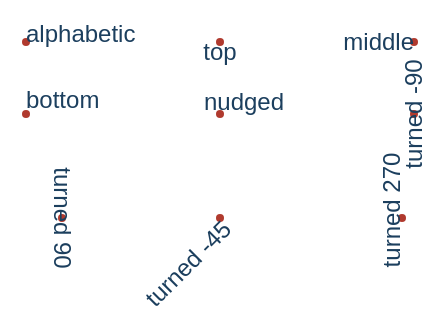

Write the Vega-Lite specification saved for this chart.
### Vega specification from a JSON file in a GitHub repository (floating-point values rounded to 4 significant figures)
{"$schema": "https://vega.github.io/schema/vega/v5.json", "description": "A label against every anchor the reference offers: three alignments, four baselines, a nudge, and a turn. The reference works its own baseline out and folds it into the transform rather than handing SVG a dominant-baseline, so a backend that trusts a font's idea of the baseline puts every label somewhere else.", "background": "white", "padding": 5, "width": 210, "height": 120, "data": [{"name": "labels", "values": [{"t": "alphabetic", "a": "left", "b": "alphabetic", "x": 8, "y": 16, "g": 0, "dx": 0, "dy": 0}, {"t": "top", "a": "center", "b": "top", "x": 105, "y": 16, "g": 0, "dx": 0, "dy": 0}, {"t": "middle", "a": "right", "b": "middle", "x": 202, "y": 16, "g": 0, "dx": 0, "dy": 0}, {"t": "bottom", "a": "left", "b": "bottom", "x": 8, "y": 52, "g": 0, "dx": 0, "dy": 0}, {"t": "nudged", "a": "center", "b": "middle", "x": 105, "y": 52, "g": 0, "dx": 12, "dy": -6}, {"t": "turned -90", "a": "center", "b": "middle", "x": 202, "y": 52, "g": -90, "dx": 0, "dy": 0}, {"t": "turned 90", "a": "center", "b": "middle", "x": 26, "y": 104, "g": 90, "dx": 0, "dy": 0}, {"t": "turned -45", "a": "right", "b": "top", "x": 105, "y": 104, "g": -45, "dx": 0, "dy": 0}, {"t": "turned 270", "a": "center", "b": "bottom", "x": 196, "y": 104, "g": 270, "dx": 4, "dy": 2}]}], "marks": [{"type": "symbol", "from": {"data": "labels"}, "encode": {"update": {"x": {"field": "x"}, "y": {"field": "y"}, "size": {"value": 16}, "fill": {"value": "#b03a2e"}}}}, {"type": "text", "from": {"data": "labels"}, "encode": {"update": {"x": {"field": "x"}, "y": {"field": "y"}, "dx": {"field": "dx"}, "dy": {"field": "dy"}, "angle": {"field": "g"}, "text": {"field": "t"}, "align": {"field": "a"}, "baseline": {"field": "b"}, "fontSize": {"value": 12}, "fill": {"value": "#1c3f5e"}}}}]}
